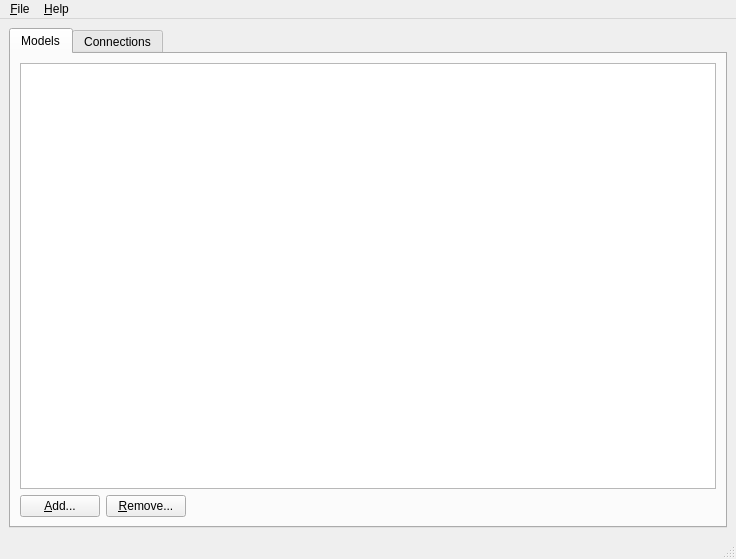
<?xml version="1.0" encoding="UTF-8"?>
<ui version="4.0">
 <class>iRICMIMainWindow</class>
 <widget class="QMainWindow" name="iRICMIMainWindow">
  <property name="geometry">
   <rect>
    <x>0</x>
    <y>0</y>
    <width>736</width>
    <height>559</height>
   </rect>
  </property>
  <property name="windowTitle">
   <string>iRIC-MI 0.0.1</string>
  </property>
  <widget class="QWidget" name="centralwidget">
   <layout class="QVBoxLayout" name="verticalLayout">
    <item>
     <widget class="QTabWidget" name="tabWidget">
      <property name="currentIndex">
       <number>0</number>
      </property>
      <widget class="QWidget" name="modelsTab">
       <attribute name="title">
        <string>Models</string>
       </attribute>
       <layout class="QVBoxLayout" name="verticalLayout_2">
        <item>
         <widget class="QTableView" name="modelsTableView"/>
        </item>
        <item>
         <layout class="QHBoxLayout" name="horizontalLayout">
          <item>
           <widget class="QPushButton" name="addModelButton">
            <property name="text">
             <string>&amp;Add...</string>
            </property>
           </widget>
          </item>
          <item>
           <widget class="QPushButton" name="removeModelButton">
            <property name="text">
             <string>&amp;Remove...</string>
            </property>
           </widget>
          </item>
          <item>
           <spacer name="horizontalSpacer">
            <property name="orientation">
             <enum>Qt::Horizontal</enum>
            </property>
            <property name="sizeHint" stdset="0">
             <size>
              <width>40</width>
              <height>20</height>
             </size>
            </property>
           </spacer>
          </item>
         </layout>
        </item>
       </layout>
      </widget>
      <widget class="QWidget" name="connectionsTab">
       <attribute name="title">
        <string>Connections</string>
       </attribute>
       <layout class="QVBoxLayout" name="verticalLayout_3">
        <item>
         <widget class="QTableView" name="connectionsTableView"/>
        </item>
        <item>
         <layout class="QHBoxLayout" name="horizontalLayout_2">
          <item>
           <widget class="QPushButton" name="addConnectionButton">
            <property name="text">
             <string>&amp;Add...</string>
            </property>
           </widget>
          </item>
          <item>
           <widget class="QPushButton" name="removeConnectionButton">
            <property name="text">
             <string>&amp;Remove...</string>
            </property>
           </widget>
          </item>
          <item>
           <spacer name="horizontalSpacer_2">
            <property name="orientation">
             <enum>Qt::Horizontal</enum>
            </property>
            <property name="sizeHint" stdset="0">
             <size>
              <width>40</width>
              <height>20</height>
             </size>
            </property>
           </spacer>
          </item>
          <item>
           <widget class="QPushButton" name="visualizeButton">
            <property name="text">
             <string>&amp;Visualize...</string>
            </property>
           </widget>
          </item>
         </layout>
        </item>
       </layout>
      </widget>
     </widget>
    </item>
   </layout>
  </widget>
  <widget class="QMenuBar" name="menubar">
   <property name="geometry">
    <rect>
     <x>0</x>
     <y>0</y>
     <width>736</width>
     <height>21</height>
    </rect>
   </property>
   <widget class="QMenu" name="menu_File">
    <property name="title">
     <string>&amp;File</string>
    </property>
    <addaction name="newProjectAction"/>
    <addaction name="openAction"/>
    <addaction name="saveAction"/>
    <addaction name="separator"/>
    <addaction name="action_Property"/>
    <addaction name="separator"/>
    <addaction name="action_Recent_Projects"/>
    <addaction name="separator"/>
    <addaction name="exitAction"/>
   </widget>
   <widget class="QMenu" name="menu_Help">
    <property name="title">
     <string>&amp;Help</string>
    </property>
    <addaction name="action_Help"/>
    <addaction name="separator"/>
    <addaction name="action_About"/>
   </widget>
   <addaction name="menu_File"/>
   <addaction name="menu_Help"/>
  </widget>
  <widget class="QStatusBar" name="statusbar"/>
  <action name="exitAction">
   <property name="text">
    <string>&amp;Exit</string>
   </property>
  </action>
  <action name="newProjectAction">
   <property name="text">
    <string>&amp;New Project</string>
   </property>
  </action>
  <action name="openAction">
   <property name="text">
    <string>&amp;Open...</string>
   </property>
  </action>
  <action name="saveAction">
   <property name="text">
    <string>&amp;Save...</string>
   </property>
  </action>
  <action name="action_Property">
   <property name="text">
    <string>&amp;Property...</string>
   </property>
  </action>
  <action name="action_Recent_Projects">
   <property name="text">
    <string>&amp;Recent Projects</string>
   </property>
  </action>
  <action name="action_About">
   <property name="text">
    <string>&amp;About...</string>
   </property>
  </action>
  <action name="action_Help">
   <property name="text">
    <string>&amp;Help</string>
   </property>
  </action>
 </widget>
 <resources/>
 <connections/>
</ui>
